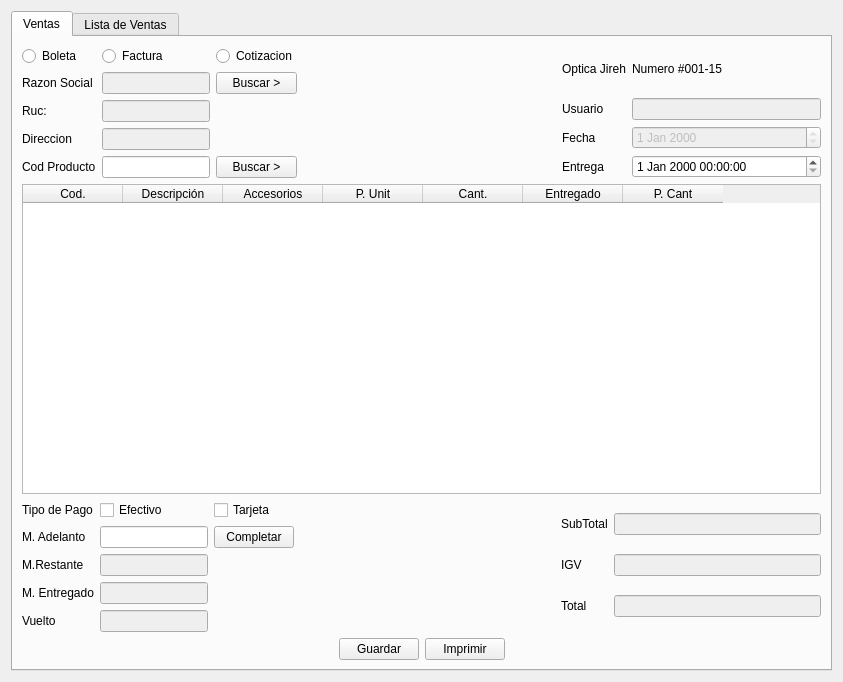
<?xml version="1.0" encoding="UTF-8"?>
<ui version="4.0">
 <class>uiventas</class>
 <widget class="QWidget" name="uiventas">
  <property name="geometry">
   <rect>
    <x>0</x>
    <y>0</y>
    <width>843</width>
    <height>682</height>
   </rect>
  </property>
  <property name="windowTitle">
   <string>Form</string>
  </property>
  <layout class="QGridLayout" name="gridLayout_6">
   <item row="0" column="0">
    <widget class="QTabWidget" name="tabWidget">
     <property name="currentIndex">
      <number>0</number>
     </property>
     <widget class="QWidget" name="tab">
      <property name="styleSheet">
       <string notr="true"/>
      </property>
      <attribute name="title">
       <string>Ventas</string>
      </attribute>
      <layout class="QVBoxLayout" name="verticalLayout">
       <item>
        <layout class="QHBoxLayout" name="horizontalLayout_3">
         <item>
          <layout class="QGridLayout" name="gridLayout_2">
           <item row="6" column="2">
            <widget class="QPushButton" name="pushButton_buscarProducto">
             <property name="text">
              <string>Buscar &gt;</string>
             </property>
            </widget>
           </item>
           <item row="5" column="0">
            <widget class="QLabel" name="label_4">
             <property name="text">
              <string>Direccion</string>
             </property>
            </widget>
           </item>
           <item row="6" column="1">
            <widget class="QLineEdit" name="lineEdit_codProducto"/>
           </item>
           <item row="6" column="0">
            <widget class="QLabel" name="label_5">
             <property name="text">
              <string>Cod Producto</string>
             </property>
            </widget>
           </item>
           <item row="5" column="1">
            <widget class="QLineEdit" name="lineEdit_direccion">
             <property name="enabled">
              <bool>false</bool>
             </property>
            </widget>
           </item>
           <item row="4" column="1">
            <widget class="QLineEdit" name="lineEdit_ruc">
             <property name="enabled">
              <bool>false</bool>
             </property>
            </widget>
           </item>
           <item row="3" column="0">
            <widget class="QLabel" name="label_2">
             <property name="text">
              <string>Razon Social</string>
             </property>
            </widget>
           </item>
           <item row="4" column="0">
            <widget class="QLabel" name="label_3">
             <property name="text">
              <string>Ruc:</string>
             </property>
            </widget>
           </item>
           <item row="3" column="1">
            <widget class="QLineEdit" name="lineEdit_razonSocial">
             <property name="enabled">
              <bool>false</bool>
             </property>
            </widget>
           </item>
           <item row="2" column="0">
            <widget class="QRadioButton" name="radioButton_3">
             <property name="text">
              <string>Boleta</string>
             </property>
            </widget>
           </item>
           <item row="2" column="1">
            <widget class="QRadioButton" name="radioButton_4">
             <property name="text">
              <string>Factura</string>
             </property>
            </widget>
           </item>
           <item row="2" column="2">
            <widget class="QRadioButton" name="radioButton">
             <property name="text">
              <string>Cotizacion</string>
             </property>
            </widget>
           </item>
           <item row="3" column="2">
            <widget class="QPushButton" name="pushButton_buscarCliente">
             <property name="text">
              <string>Buscar &gt;</string>
             </property>
            </widget>
           </item>
          </layout>
         </item>
         <item>
          <spacer name="horizontalSpacer_4">
           <property name="orientation">
            <enum>Qt::Horizontal</enum>
           </property>
           <property name="sizeHint" stdset="0">
            <size>
             <width>40</width>
             <height>20</height>
            </size>
           </property>
          </spacer>
         </item>
         <item>
          <layout class="QGridLayout" name="gridLayout">
           <item row="2" column="0">
            <widget class="QLabel" name="label_17">
             <property name="text">
              <string>Fecha</string>
             </property>
            </widget>
           </item>
           <item row="3" column="1">
            <widget class="QDateTimeEdit" name="dateTimeEdit_entrega"/>
           </item>
           <item row="3" column="0">
            <widget class="QLabel" name="label_18">
             <property name="text">
              <string>Entrega</string>
             </property>
            </widget>
           </item>
           <item row="2" column="1">
            <widget class="QDateEdit" name="dateEdit_fecha">
             <property name="enabled">
              <bool>false</bool>
             </property>
             <property name="readOnly">
              <bool>true</bool>
             </property>
            </widget>
           </item>
           <item row="1" column="0">
            <widget class="QLabel" name="label_20">
             <property name="text">
              <string>Usuario</string>
             </property>
            </widget>
           </item>
           <item row="1" column="1">
            <widget class="QLineEdit" name="lineEdit_usuario">
             <property name="enabled">
              <bool>false</bool>
             </property>
             <property name="readOnly">
              <bool>true</bool>
             </property>
            </widget>
           </item>
           <item row="0" column="1">
            <widget class="QLabel" name="label_19">
             <property name="text">
              <string>Numero #001-15</string>
             </property>
            </widget>
           </item>
           <item row="0" column="0">
            <widget class="QLabel" name="label">
             <property name="text">
              <string>Optica Jireh</string>
             </property>
            </widget>
           </item>
          </layout>
         </item>
        </layout>
       </item>
       <item>
        <widget class="QTableWidget" name="tableWidget_producto">
         <column>
          <property name="text">
           <string>Cod.</string>
          </property>
         </column>
         <column>
          <property name="text">
           <string>Descripción</string>
          </property>
         </column>
         <column>
          <property name="text">
           <string>Accesorios</string>
          </property>
         </column>
         <column>
          <property name="text">
           <string>P. Unit</string>
          </property>
         </column>
         <column>
          <property name="text">
           <string>Cant.</string>
          </property>
         </column>
         <column>
          <property name="text">
           <string>Entregado</string>
          </property>
         </column>
         <column>
          <property name="text">
           <string>P. Cant</string>
          </property>
         </column>
        </widget>
       </item>
       <item>
        <layout class="QHBoxLayout" name="horizontalLayout_2">
         <item>
          <layout class="QGridLayout" name="gridLayout_4">
           <item row="2" column="0">
            <widget class="QLabel" name="label_9">
             <property name="text">
              <string>M. Adelanto</string>
             </property>
            </widget>
           </item>
           <item row="5" column="0">
            <widget class="QLabel" name="label_12">
             <property name="text">
              <string>Vuelto</string>
             </property>
            </widget>
           </item>
           <item row="4" column="0">
            <widget class="QLabel" name="label_11">
             <property name="text">
              <string>M. Entregado</string>
             </property>
            </widget>
           </item>
           <item row="3" column="0">
            <widget class="QLabel" name="label_10">
             <property name="text">
              <string>M.Restante</string>
             </property>
            </widget>
           </item>
           <item row="4" column="1">
            <widget class="QLineEdit" name="lineEdit_10">
             <property name="enabled">
              <bool>false</bool>
             </property>
            </widget>
           </item>
           <item row="2" column="1">
            <widget class="QLineEdit" name="lineEdit_8"/>
           </item>
           <item row="2" column="2">
            <widget class="QPushButton" name="pushButton_2">
             <property name="text">
              <string>Completar</string>
             </property>
            </widget>
           </item>
           <item row="3" column="1">
            <widget class="QLineEdit" name="lineEdit_9">
             <property name="enabled">
              <bool>false</bool>
             </property>
            </widget>
           </item>
           <item row="5" column="1">
            <widget class="QLineEdit" name="lineEdit_11">
             <property name="enabled">
              <bool>false</bool>
             </property>
            </widget>
           </item>
           <item row="1" column="0">
            <widget class="QLabel" name="label_13">
             <property name="text">
              <string>Tipo de Pago</string>
             </property>
            </widget>
           </item>
           <item row="1" column="1">
            <widget class="QCheckBox" name="checkBox">
             <property name="text">
              <string>Efectivo</string>
             </property>
            </widget>
           </item>
           <item row="1" column="2">
            <widget class="QCheckBox" name="checkBox_2">
             <property name="text">
              <string>Tarjeta</string>
             </property>
            </widget>
           </item>
          </layout>
         </item>
         <item>
          <spacer name="horizontalSpacer">
           <property name="orientation">
            <enum>Qt::Horizontal</enum>
           </property>
           <property name="sizeHint" stdset="0">
            <size>
             <width>40</width>
             <height>20</height>
            </size>
           </property>
          </spacer>
         </item>
         <item>
          <layout class="QGridLayout" name="gridLayout_3">
           <item row="2" column="1">
            <widget class="QLineEdit" name="lineEdit_7">
             <property name="enabled">
              <bool>false</bool>
             </property>
            </widget>
           </item>
           <item row="1" column="0">
            <widget class="QLabel" name="label_7">
             <property name="text">
              <string>IGV</string>
             </property>
            </widget>
           </item>
           <item row="1" column="1">
            <widget class="QLineEdit" name="lineEdit_6">
             <property name="enabled">
              <bool>false</bool>
             </property>
            </widget>
           </item>
           <item row="0" column="1">
            <widget class="QLineEdit" name="lineEdit_5">
             <property name="enabled">
              <bool>false</bool>
             </property>
            </widget>
           </item>
           <item row="2" column="0">
            <widget class="QLabel" name="label_8">
             <property name="text">
              <string>Total</string>
             </property>
            </widget>
           </item>
           <item row="0" column="0">
            <widget class="QLabel" name="label_6">
             <property name="text">
              <string>SubTotal</string>
             </property>
            </widget>
           </item>
          </layout>
         </item>
        </layout>
       </item>
       <item>
        <layout class="QHBoxLayout" name="horizontalLayout">
         <item>
          <spacer name="horizontalSpacer_3">
           <property name="orientation">
            <enum>Qt::Horizontal</enum>
           </property>
           <property name="sizeHint" stdset="0">
            <size>
             <width>40</width>
             <height>20</height>
            </size>
           </property>
          </spacer>
         </item>
         <item>
          <widget class="QPushButton" name="pushButton_3">
           <property name="text">
            <string>Guardar</string>
           </property>
          </widget>
         </item>
         <item>
          <widget class="QPushButton" name="pushButton_4">
           <property name="text">
            <string>Imprimir</string>
           </property>
          </widget>
         </item>
         <item>
          <spacer name="horizontalSpacer_2">
           <property name="orientation">
            <enum>Qt::Horizontal</enum>
           </property>
           <property name="sizeHint" stdset="0">
            <size>
             <width>40</width>
             <height>20</height>
            </size>
           </property>
          </spacer>
         </item>
        </layout>
       </item>
      </layout>
     </widget>
     <widget class="QWidget" name="tab_2">
      <attribute name="title">
       <string>Lista de Ventas</string>
      </attribute>
      <layout class="QGridLayout" name="gridLayout_7">
       <item row="0" column="0">
        <layout class="QVBoxLayout" name="verticalLayout_2">
         <item>
          <layout class="QGridLayout" name="gridLayout_5">
           <item row="6" column="0">
            <widget class="QLabel" name="label_22">
             <property name="text">
              <string>Estado</string>
             </property>
            </widget>
           </item>
           <item row="6" column="1">
            <widget class="QComboBox" name="comboBox_4"/>
           </item>
           <item row="0" column="3">
            <widget class="QComboBox" name="comboBox_5"/>
           </item>
           <item row="0" column="0">
            <widget class="QLabel" name="label_14">
             <property name="text">
              <string>Empresa</string>
             </property>
            </widget>
           </item>
           <item row="3" column="0">
            <widget class="QLabel" name="label_15">
             <property name="text">
              <string>Tienda</string>
             </property>
            </widget>
           </item>
           <item row="0" column="1">
            <widget class="QComboBox" name="comboBox"/>
           </item>
           <item row="0" column="2">
            <widget class="QLabel" name="label_23">
             <property name="text">
              <string>Colaborador</string>
             </property>
            </widget>
           </item>
           <item row="3" column="3">
            <widget class="QDateTimeEdit" name="dateTimeEdit_3"/>
           </item>
           <item row="3" column="1">
            <widget class="QComboBox" name="comboBox_2"/>
           </item>
           <item row="4" column="0">
            <widget class="QLabel" name="label_16">
             <property name="text">
              <string>Documento</string>
             </property>
            </widget>
           </item>
           <item row="4" column="2">
            <widget class="QLabel" name="label_24">
             <property name="text">
              <string>Hasta</string>
             </property>
            </widget>
           </item>
           <item row="3" column="2">
            <widget class="QLabel" name="label_21">
             <property name="text">
              <string>Desde</string>
             </property>
            </widget>
           </item>
           <item row="4" column="3">
            <widget class="QDateTimeEdit" name="dateTimeEdit_2"/>
           </item>
           <item row="4" column="1">
            <widget class="QComboBox" name="comboBox_3"/>
           </item>
           <item row="7" column="0">
            <widget class="QLabel" name="label_27">
             <property name="text">
              <string>Forma de Pago</string>
             </property>
            </widget>
           </item>
           <item row="7" column="1">
            <widget class="QComboBox" name="comboBox_6"/>
           </item>
           <item row="7" column="3">
            <widget class="QPushButton" name="pushButton_5">
             <property name="text">
              <string>Imprimir</string>
             </property>
            </widget>
           </item>
           <item row="7" column="2">
            <widget class="QPushButton" name="pushButton_6">
             <property name="text">
              <string>Calcular</string>
             </property>
            </widget>
           </item>
          </layout>
         </item>
         <item>
          <widget class="QTableWidget" name="tableWidget_2">
           <column>
            <property name="text">
             <string>Fecha</string>
            </property>
           </column>
           <column>
            <property name="text">
             <string>Entrega</string>
            </property>
           </column>
           <column>
            <property name="text">
             <string>Numero</string>
            </property>
           </column>
           <column>
            <property name="text">
             <string>Raz. Social</string>
            </property>
           </column>
           <column>
            <property name="text">
             <string>M. Total</string>
            </property>
           </column>
           <column>
            <property name="text">
             <string>Adelanto</string>
            </property>
           </column>
           <column>
            <property name="text">
             <string>Estado</string>
            </property>
           </column>
           <column>
            <property name="text">
             <string>Entregado</string>
            </property>
           </column>
          </widget>
         </item>
        </layout>
       </item>
       <item row="1" column="0">
        <layout class="QHBoxLayout" name="horizontalLayout_4">
         <item>
          <spacer name="horizontalSpacer_5">
           <property name="orientation">
            <enum>Qt::Horizontal</enum>
           </property>
           <property name="sizeHint" stdset="0">
            <size>
             <width>40</width>
             <height>20</height>
            </size>
           </property>
          </spacer>
         </item>
         <item>
          <widget class="QLabel" name="label_25">
           <property name="text">
            <string>Total...</string>
           </property>
          </widget>
         </item>
         <item>
          <widget class="QLabel" name="label_26">
           <property name="text">
            <string>Resultlado</string>
           </property>
          </widget>
         </item>
        </layout>
       </item>
      </layout>
     </widget>
    </widget>
   </item>
  </layout>
 </widget>
 <resources/>
 <connections/>
</ui>
